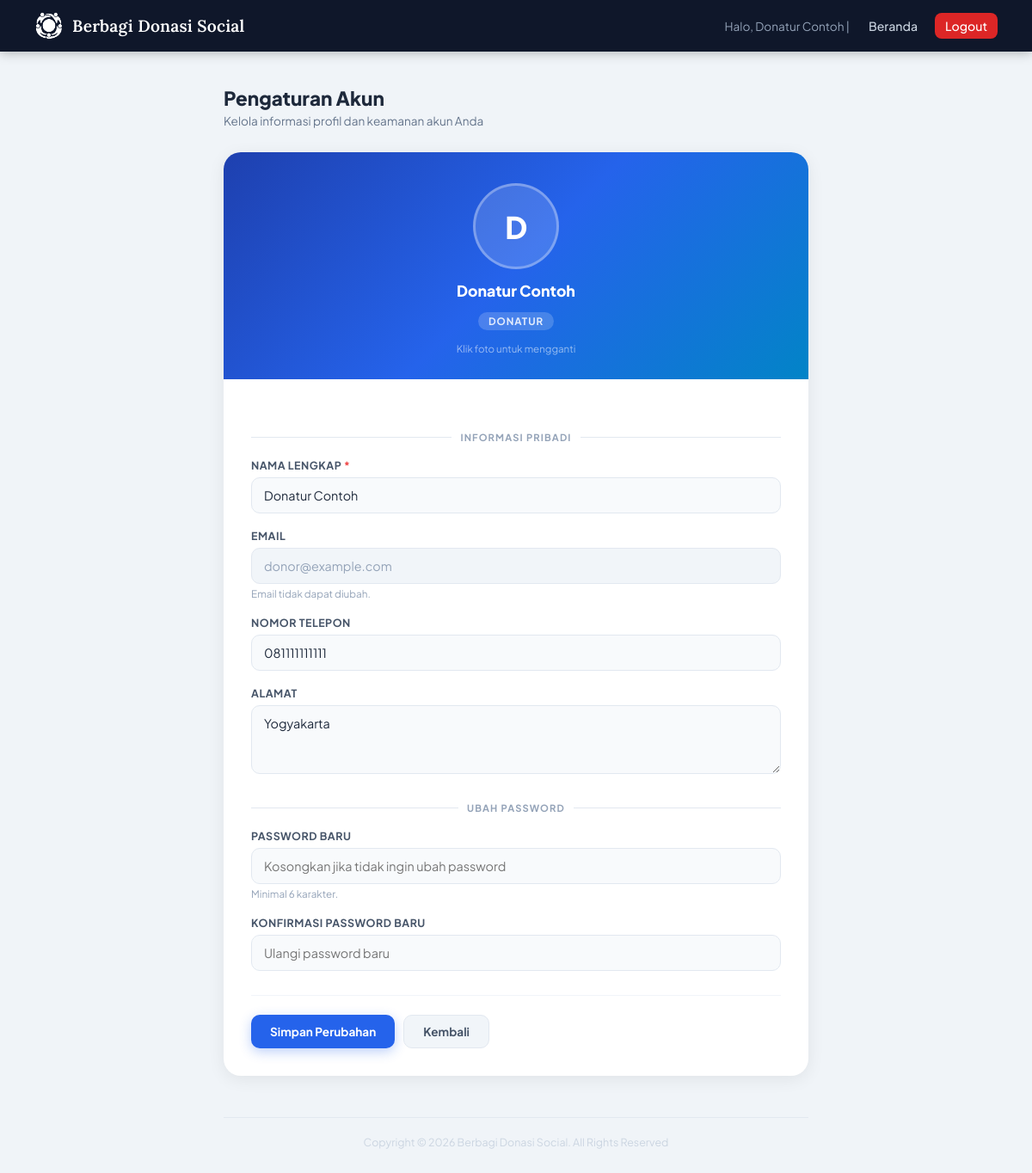
Page /pengaturan_akun.php (signed in) on the committed database.
### tables this page shows
CREATE TABLE `users` (
  `id` int(11) NOT NULL,
  `name` varchar(100) NOT NULL,
  `email` varchar(100) NOT NULL,
  `phone` varchar(20) NOT NULL,
  `address` text DEFAULT NULL,
  `avatar` varchar(255) DEFAULT NULL,
  `password` varchar(255) NOT NULL,
  `role` enum('donor','manager') NOT NULL DEFAULT 'donor',
  `created_at` timestamp NOT NULL DEFAULT current_timestamp()
);

### pengaturan_akun.php (the view, shortened to what this page needs)
<?php
require 'config.php';
$user_id   = $_SESSION['user_id'];
$user_role = $_SESSION['user_role'];
$stmt = $conn->prepare("SELECT id, name, email, phone, address, avatar FROM users WHERE id = ?");
$stmt->bind_param("i", $user_id);
$stmt->execute();
$user = $stmt->get_result()->fetch_assoc();
function avatarUrl(array $user): string {
    return '';
}
$backLink = 'index.php';
?>
<!DOCTYPE html>
<html lang="id">
<head>
</head>
<body>
<nav class="navbar">
    <a class="navbar-brand" href="index.php">
        <img src="uploads/LogoKecil.png" alt="Logo">
        Berbagi Donasi Social
    </a>
    <div class="navbar-links">
        <span class="user-greet">Halo, <?= htmlspecialchars($_SESSION['user_name']) ?> |</span>
        <a href="<?= $backLink ?>">Beranda</a>
        <a href="logout.php" class="btn-nav-danger">Logout</a>
    </div>
</nav>
<div class="container">
    <div class="page-head">
        <h1>Pengaturan Akun</h1>
        <p>Kelola informasi profil dan keamanan akun Anda</p>
    </div>
    <form method="post" enctype="multipart/form-data">
        <div class="card">
            <div class="avatar-section">
                <div class="avatar-wrap" onclick="document.getElementById('avatarInput').click()" title="Klik untuk ganti foto">
                    <?php $av = avatarUrl($user); ?>
                    <?php if ($av): ?>
                        <img class="avatar-img" id="avatarPreview" src="<?= $av ?>" alt="Avatar">
                    <?php else: ?>
                        <div class="avatar-placeholder" id="avatarPreview">
                            <?= mb_strtoupper(mb_substr($user['name'], 0, 1)) ?>
                        </div>
                    <?php endif; ?>
                </div>
                <div class="avatar-name"><?= htmlspecialchars($user['name']) ?></div>
                <span class="avatar-role"><?= $user_role === 'manager' ? 'Pengelola Campaign' : 'Donatur' ?></span>
                <span class="avatar-hint">Klik foto untuk mengganti</span>
            </div>
            <div class="form-section">
                <div class="section-divider">Informasi Pribadi</div>
                <div class="field">
                    <label>Nama Lengkap <span style="color:#ef4444">*</span></label>
                    <input type="text" name="name" value="<?= htmlspecialchars($user['name']) ?>" required placeholder="Nama lengkap Anda">
                </div>
                <div class="field">
                    <label>Email</label>
                    <input type="text" value="<?= htmlspecialchars($user['email']) ?>" readonly>
                    <div class="hint">Email tidak dapat diubah.</div>
                </div>
                <div class="field">
                    <label>Nomor Telepon</label>
                    <input type="tel" name="phone" value="<?= htmlspecialchars($user['phone']) ?>" placeholder="cth. 0812xxxxxxxx">
                </div>
                <div class="field">
                    <label>Alamat</label>
                    <textarea name="address" placeholder="Alamat lengkap Anda"><?= htmlspecialchars($user['address'] ?? '') ?></textarea>
                </div>
                <div class="section-divider">Ubah Password</div>
                <div class="field">
                    <label>Password Baru</label>
                    <input type="password" name="new_password" placeholder="Kosongkan jika tidak ingin ubah password" autocomplete="new-password">
                    <div class="hint">Minimal 6 karakter.</div>
                </div>
                <div class="field">
                    <label>Konfirmasi Password Baru</label>
                    <input type="password" name="confirm_password" placeholder="Ulangi password baru" autocomplete="new-password">
                </div>
                <div class="btn-row">
                    <button type="submit" class="btn btn-primary">Simpan Perubahan</button>
                    <a href="<?= $backLink ?>" class="btn btn-ghost">Kembali</a>
                </div>
            </div>
        </div>
    </form>
    <div class="dash-footer">Copyright &copy; 2026 Berbagi Donasi Social. All Rights Reserved</div>
</div>
</body>
</html>

### pengaturan_akun.php (style rules this page uses)
*, *::before, *::after { box-sizing: border-box; margin: 0; padding: 0; }
body { font-family: 'Plus Jakarta Sans', sans-serif; background: #f0f4f8; color: #1e293b; min-height: 100vh; }
.navbar { background: #0f172a; color: #fff; padding: 0 40px; height: 60px; display: flex; justify-content: space-between; align-items: center; position: sticky; top: 0; z-index: 100; box-shadow: 0 2px 12px rgba(0,0,0,.25); }
.navbar-brand { font-family: 'Lora', serif; font-size: 1.2rem; font-weight: 600; color: #fff; letter-spacing: .01em; display: flex; align-items: center; gap: 10px; text-decoration: none; }
.navbar-brand img { height: 34px; width: auto; object-fit: contain; }
.navbar-links { display: flex; align-items: center; gap: 4px; font-size: 0.88rem; }
.navbar-links .user-greet { color: #94a3b8; margin-right: 6px; font-size: 0.85rem; }
.navbar-links a { color: #cbd5e1; text-decoration: none; padding: 6px 12px; border-radius: 8px; transition: background .2s, color .2s; font-weight: 500; }
.navbar-links a.btn-nav-danger { background: #dc2626; color: #fff; margin-left: 4px; }
.container { width: 92%; max-width: 680px; margin: 0 auto; padding: 40px 0 72px; }
.page-head { margin-bottom: 28px; }
.page-head h1 { font-size: 1.4rem; font-weight: 800; color: #1e293b; margin-bottom: 4px; }
.page-head p { font-size: 0.85rem; color: #64748b; }
.card { background: #fff; border-radius: 20px; box-shadow: 0 4px 20px rgba(0,0,0,.07); overflow: hidden; }
.avatar-section { background: linear-gradient(135deg, #1e40af, #2563eb, #0284c7); padding: 36px 32px 28px; display: flex; flex-direction: column; align-items: center; gap: 14px; }
.avatar-wrap { position: relative; width: 100px; height: 100px; }
.avatar-placeholder { width: 100px; height: 100px; border-radius: 50%; background: rgba(255,255,255,.15); border: 3px solid rgba(255,255,255,.3); display: flex; align-items: center; justify-content: center; font-size: 2.2rem; font-weight: 900; color: #fff; letter-spacing: -.02em; }
.avatar-name { font-size: 1.1rem; font-weight: 800; color: #fff; }
.avatar-role { font-size: 0.73rem; font-weight: 700; padding: 3px 12px; border-radius: 99px; background: rgba(255,255,255,.18); color: rgba(255,255,255,.85); text-transform: uppercase; letter-spacing: .08em; }
.avatar-hint { font-size: 0.72rem; color: rgba(255,255,255,.55); }
.form-section { padding: 32px; }
.section-divider { font-size: 0.7rem; font-weight: 700; text-transform: uppercase; letter-spacing: .1em; color: #94a3b8; margin: 28px 0 18px; display: flex; align-items: center; gap: 10px; }
.section-divider::before, .section-divider::after { content: ''; flex: 1; height: 1px; background: #e2e8f0; }
.field { margin-bottom: 18px; }
.field label { display: block; font-size: 0.78rem; font-weight: 700; color: #475569; margin-bottom: 6px; text-transform: uppercase; letter-spacing: .04em; }
.field input[type="text"], .field input[type="tel"], .field input[type="password"], .field textarea { width: 100%; padding: 11px 14px; border: 1.5px solid #e2e8f0; border-radius: 10px; font-size: 0.9rem; font-family: inherit; color: #1e293b; background: #f8fafc; transition: border-color .2s, background .2s, box-shadow .2s; outline: none; }
.field input[readonly] { background: #f1f5f9; color: #94a3b8; cursor: not-allowed; }
.field textarea { resize: vertical; min-height: 80px; }
.field .hint { font-size: 0.73rem; color: #94a3b8; margin-top: 4px; }
.btn-row { display: flex; gap: 10px; flex-wrap: wrap; margin-top: 28px; padding-top: 22px; border-top: 1.5px solid #f1f5f9; }
.btn { display: inline-block; padding: 10px 22px; border-radius: 10px; font-size: 0.85rem; font-weight: 700; border: none; cursor: pointer; font-family: inherit; text-decoration: none; transition: opacity .18s, transform .15s, box-shadow .18s; white-space: nowrap; }
.btn-primary { background: #2563eb; color: #fff; box-shadow: 0 4px 14px rgba(37,99,235,.3); }
.btn-ghost { background: #f1f5f9; color: #475569; border: 1.5px solid #e2e8f0; }
.dash-footer { margin-top: 48px; padding-top: 20px; border-top: 1px solid #e2e8f0; font-size: 0.78rem; color: #cbd5e1; text-align: center; }

### rows in the picture
users: name "D", name "Donatur Contoh", email "donor@example.com", phone "081111111111", address "Yogyakarta"

### other values in the picture
$_SESSION['user_name'] "Donatur Contoh"
